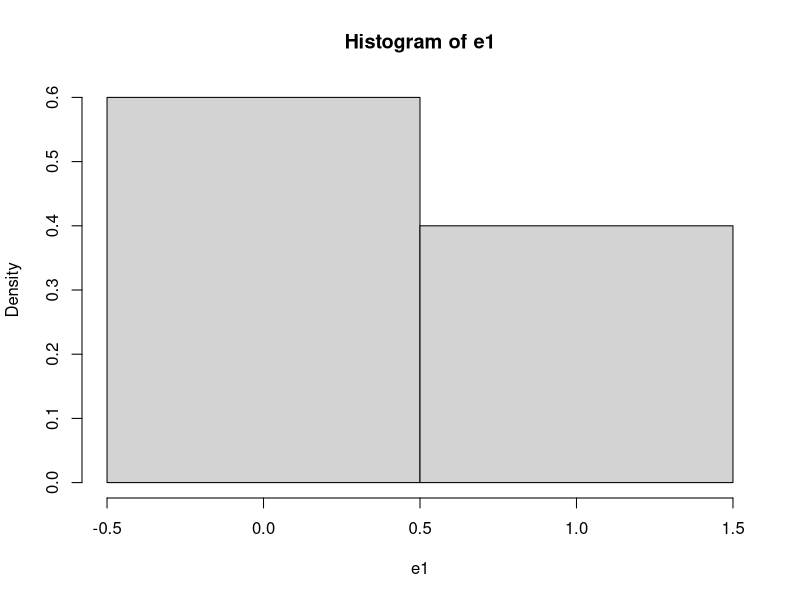
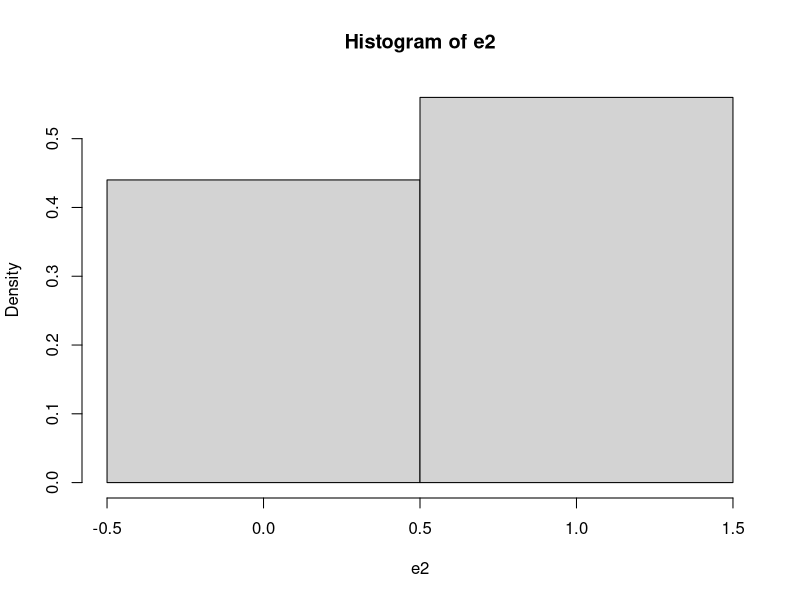
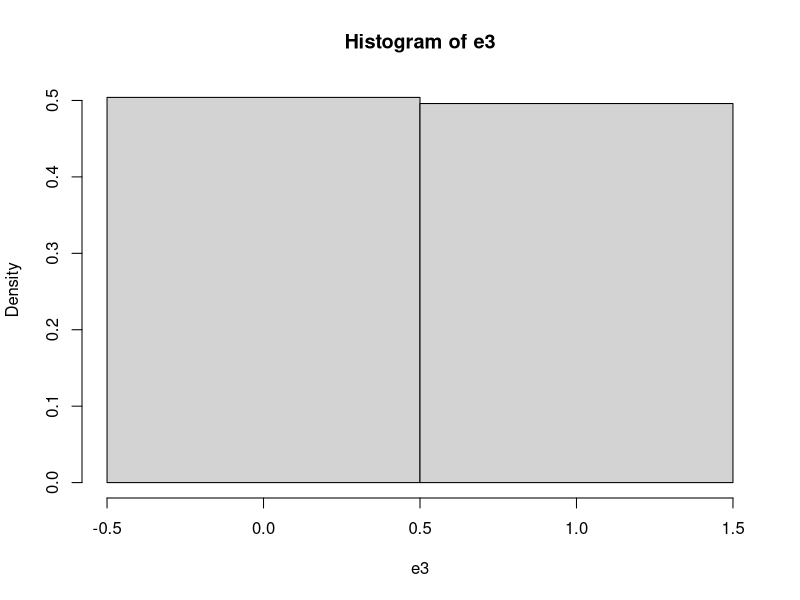
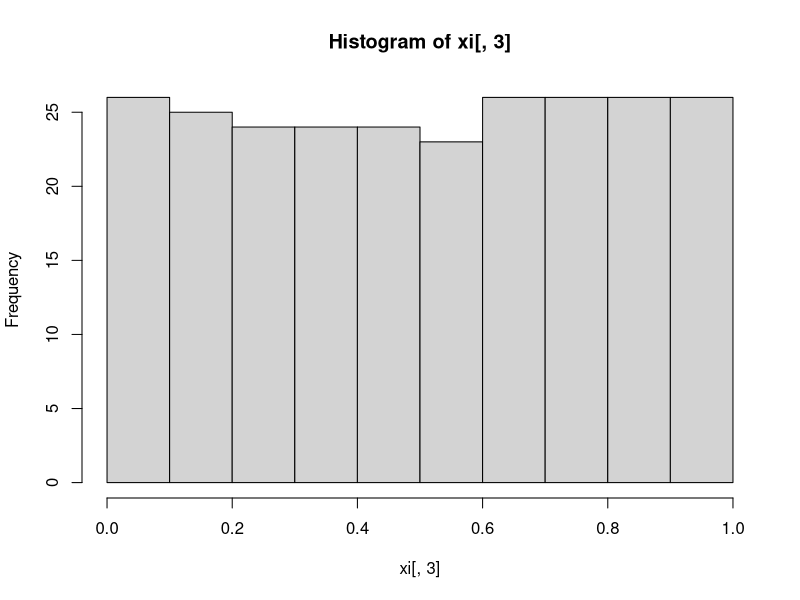
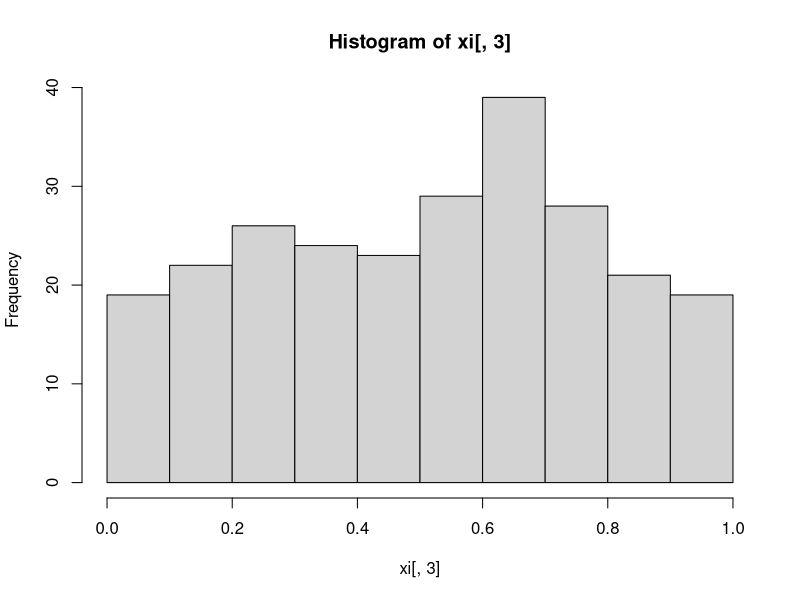
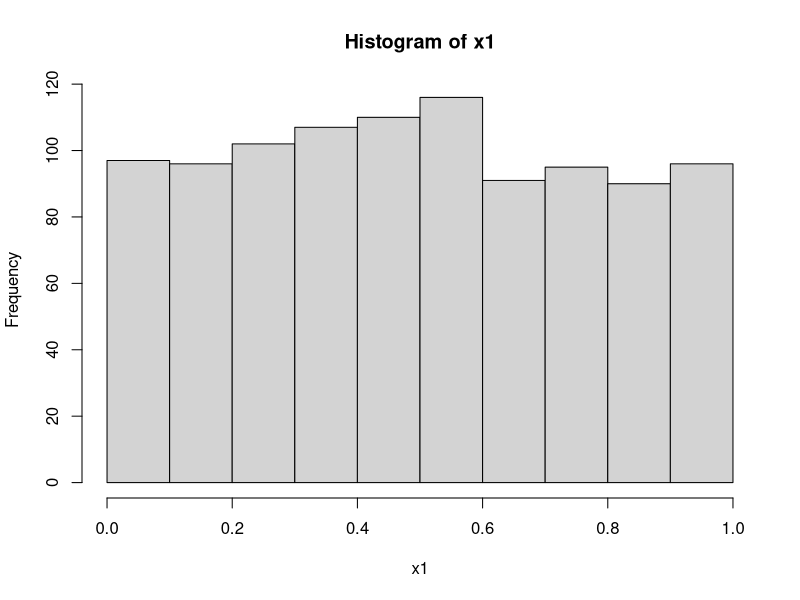

Source code (R) for these figures, in order: (Note: this script raises an error after producing the figures.)
## ---- chunk 1
#                      -=( Install & Load Package Function )=-
install_load <- function (package1, ...)  {   

   # convert arguments to vector
   packages <- c(package1, ...)

   # start loop to determine if each package is installed
   for(package in packages){

       # if package is installed locally, load
       if(package %in% rownames(installed.packages()))
          do.call('library', list(package))

       # if package is not installed locally, download, then load
       else {
          install.packages(package)
          do.call("library", list(package))
       }
   } 
}

install_load("MASS")

path <- function() gsub  ( "\\\\",  "/",  readClipboard ()  )
#Copy path, Panggil function di console
#Copy r path, paste ke var yang diinginkan
## ---- chunk 2
require("knitr")
opts_knit$set(root.dir = "C:/Users/Fathan/Documents/Obsidian Vault/2. Kuliah/Smt 6/1. Metode Simulasi dan Resampling")
## ---- chunk 3
FlipCoin <- function(n) sample(0:1, n, rep=T) 
n <- 10
e1 <- FlipCoin(n) 
e1 
## ---- chunk 4
cat("Banyaknya tail :", sum(e1==0), "dan Peluangnya :", sum(e1==0)/n,
    "\nBanyaknya head :", sum(e1==1), "dan Peluangnya :", sum(e1==1)/n)
## ---- chunk 5
hist(e1,breaks=c(-0.5, 0.5, 1.5), prob=T) 
## ---- chunk 6
#Menggunakan function sebelumnya
n <- 28 
gb <- FlipCoin(n)
gb

g = 0; b=0; B=0
for(i in 1:n){
  if(gb[i] == 1){
    g <- g+1
    b <- 0
  } else{
    b <- b+1
  }
  
  if(b==4){
    B <- B+1
    b <- 0
  }
}

cat("Banyaknya anak perempuan :", g,
    "\nBanyaknya 4 anak tanpa perempuan :", B, 
    "\nPeluangnya :", g/(g+B))
## ---- chunk 7
RollDie <- function(n) sample(1:6, n, rep=T)
n <- 50
d1 <- RollDie(n)
d1
## ---- chunk 8
cat("Banyaknya tail :", sum(d1==3), "dan Frekuensi Relatifnya :", sum(d1==3)/n)
## ---- chunk 9
n <- 100
e2 <- FlipCoin(n) 
cat("Banyaknya tail :", sum(e2==0), "dan Frekuensi Relatifnya :", sum(e2==0)/n,
    "\nBanyaknya head :", sum(e2==1), "dan Frekuensi Relatifnya :", sum(e2==1)/n)
## ---- chunk 10
hist(e2, breaks=c(-0.5, 0.5, 1.5), prob=T)
## ---- chunk 11
n <- 500
e3 <- FlipCoin(n) 
cat("Banyaknya tail :", sum(e3==0), "dan Peluangnya :", sum(e3==0)/n,
    "\nBanyaknya head :", sum(e3==1), "dan Peluangnya :", sum(e3==1)/n)
## ---- chunk 12
hist(e3, breaks=c(-0.5, 0.5, 1.5), prob=T)
## ---- chunk 13
Dice <- function(n){
  d <- RollDie(n)
  rolls <- numeric(0)
  for(i in 1:6) rolls = c(rolls, sum(d==i)/n)
return(rolls)
}

RollingDice <- data.frame(
  rolls.200 = Dice(200),
  rolls.1000 = Dice(1000)
) 
rownames(RollingDice) <- paste0("RF.", 1:6)
print(RollingDice)
## ---- chunk 14
x0 <-78 
n <- 250
a <- 1598
b <- 17
m <- 1000

xi <- matrix (NA , n, 3 )
colnames (xi) <-c( "aX(i-1)+b", "Xi", "Ui") 
for  (i in 1 :n){
  xi[i,1] <- (a * x0 + b) 
  xi[i,2] <- xi[i, 1]%%m 
  xi[i,3] <- xi[i, 2]/m 
  x0 <- xi[i,2]
}
hist(xi[,3])

cbind("i"=1:20,    "Xi"=xi[1:20,2], 
      "i"=101:120, "Xi"=xi[101:120,2], 
      "i"=201:220, "Xi"=xi[201:220,2])
## ---- chunk 15
x0 <-73 
n <- 250
a <- 17
b <- 7
m <- 1024

xi <- matrix (NA , n, 3 )
colnames (xi) <-c( "aX(i-1)+b", "Xi", "Ui") 
for  (i in 1 :n){
  xi[i,1] <- (a * x0 + b) 
  xi[i,2] <- xi[i, 1]%%m 
  xi[i,3] <- xi[i, 2]/m 
  x0 <- xi[i,2]
}
hist(xi[,3])

cbind("i"=1:20,    "Xi"=xi[1:20,2], 
      "i"=101:120, "Xi"=xi[101:120,2], 
      "i"=201:220, "Xi"=xi[201:220,2])
## ---- chunk 16
n <- 1000
x1 <- 0.9
for(i in 2:n) x1[i] <- (pi + x1[i-1])^5%%1

hist(x1)

cbind("i"=1:20,    "Xi"=xi[1:20,2], 
      "i"=101:120, "Xi"=xi[101:120,2], 
      "i"=201:220, "Xi"=xi[201:220,2])
## ---- chunk 17
install_load('readxl','dplyr','kableExtra','DT')
raw.data <- read_xlsx("Data pert 2.xlsx")
data <- raw.data
## ---- chunk 18
i <- 1000
p <- .65
X <- runif(i)
Y <- NULL
for (z in 1:i) ifelse (X[z] <= p, Y[z] <- 1, Y[z] <- 0)
(tabel <- table(Y)/length(Y))
barplot(tabel, main="Bernoulli")

i <- 1000
p <- .65
X <- runif(i)
Y <- (X <= p)+0
(tabel <- table(Y)/length(Y))
barplot(tabel, main="Bernoulli")
## ---- chunk 19
i <- 1000 
N <- 4
X <- runif(i) 
DU <- NULL
for (z in 1:i){
  if (X[z]<=1/N) DU[z]<-1
    else if (X[z]<=2/N) DU[z]<-2  
    else if (X[z]<=3/N) DU[z]<-3
  else DU[z] <- 4 
}
(tabel <- table(DU)/length(DU)) 
barplot(tabel, main="Seragam Diskret")


i <- 1000 
N <- 4
X <- runif(i)
DU <- as.numeric(cut(X, breaks=c(0, 1/N, 2/N, 3/N, 1),  
include.lowest = T))
(tabel <- table(DU)/length(DU)) 
barplot(tabel, main="Seragam Diskret")
i <- 1000  
N <- 4
X <- runif(i)
DU <- 1 +floor(N*X)
(tabel <- table(DU)/length(DU))  
barplot(tabel, main="Seragam Diskret")
## ---- chunk 20
#Binomial (5,0.65) 
i <- 1000
n <- 5  
p <- .65
Binom <- NULL  
for (z in 1:i){
  m <- 0
  for (k in 1:n){
    y <- (runif(1) <= p) +0  
    m <- m+y
  }
  Binom[z] <- m 
}
(tabel <- table(Binom)/length(Binom))  
barplot(tabel, main="Binomial")

#Binomial (3,0.5)  
i <- 1000
X <- runif(i)
Binom <- as.numeric(cut(X, breaks=c(0, 1/8, 4/8, 7/8, 1),  
include.lowest = T)) -1
(tabel <- table(Binom)/length(Binom)) 
barplot(tabel, main="Binomial")
## ---- chunk 21
set.seed(123)
geom <- rgeom(1000, prob = 0.2)

cat("Geometric Distribution (p = 0.2):\n")
head(geom)
hist(geom)
## ---- chunk 22
nbinom <- rnbinom(1000, size = 5, prob = 0.3)

cat("\nNegative Binomial Distribution (size = 5, prob = 0.3):\n")
head(nbinom)
hist(nbinom)
## ---- chunk 23
i <- 1000
lambda <- 3 
U <- runif(i)
X <- -log(U)/lambda  
hist(X)
## ---- chunk 24
#Gamma(α=5,β=3)  
i <- 1000
lambda <- 3 
alpha <- 5
U <- log(runif(i*alpha))  
Um <- matrix(U, i)
Y <- apply(Um, 1, sum) 
Gama <- -Y/lambda  
hist(Gama)
## ---- chunk 25
#chi-square(10)  
i <- 1000
lambda <- 2 
alpha <- 5
U <- log(runif(i*alpha))  
Um <- matrix(U, i)
Y <- apply(Um, 1, sum) 
chi <- -Y/lambda  
hist(chi)

#chi-square(11)  
i <- 1000
lambda <- 2 
alpha < 5
U <- log(runif(i*alpha))  
Um <- matrix(U, i)
Y <- apply(Um, 1, sum) 
chi < --Y/lambda
chi <- chi +(rnorm(i))^2  
hist(chi)
